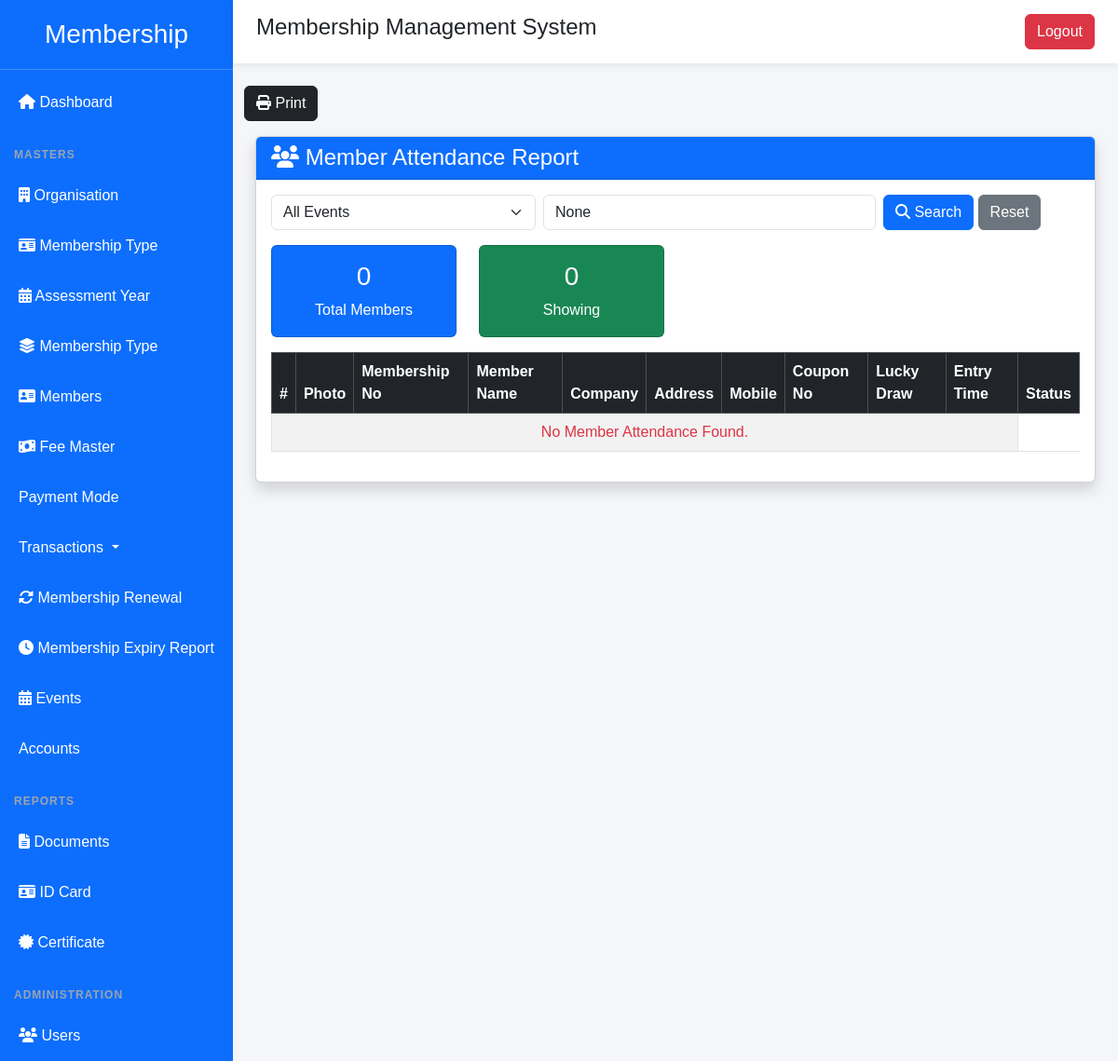
/events/reports/members/ (signed in), run on an earlier commit of the app's database.
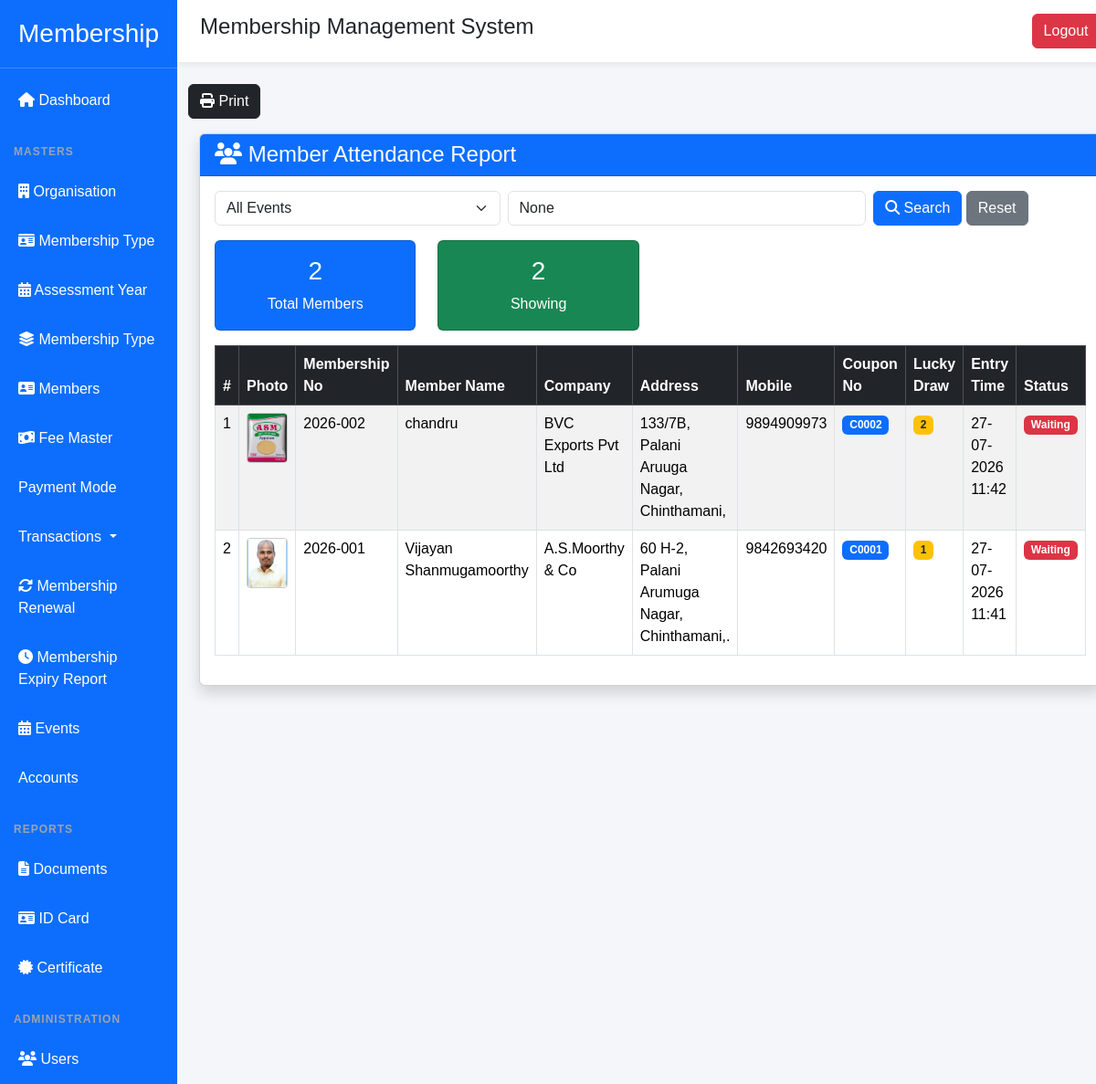
And on a later commit of the database.
### events/models.py (models this page shows, shortened)
class EventCoupon(models.Model):
    coupon_no = models.CharField(
        max_length=20,
        unique=True,
        blank=True
    )
    event = models.ForeignKey(
        Event,
        on_delete=models.CASCADE,
        related_name="coupons"
    )
    attendance = models.OneToOneField(
        EventAttendance,
        on_delete=models.CASCADE,
        related_name="coupon"
    )
    lucky_draw_no = models.PositiveIntegerField(
        default=0
    )
    qr_code = models.ImageField(
        upload_to="coupon_qr/",
        blank=True,
        null=True
    )
    printed = models.BooleanField(default=False)
    is_winner = models.BooleanField(default=False)
    prize_name = models.CharField(
        max_length=200,
        blank=True
    )
    printed = models.BooleanField(
        default=False
    )
    printed_at = models.DateTimeField(
        null=True,
        blank=True
    )
    issued_at = models.DateTimeField(auto_now_add=True)
    class Meta:
        ordering = ["coupon_no"]

class EventAttendance(models.Model):
    ENTRY_TYPES = (
        ("MEMBER", "Member"),
        ("VISITOR", "Visitor"),
    )
    CHECKIN_METHODS = (
        ("QR", "QR Scan"),
        ("MANUAL", "Manual Entry"),
        ("ADMIN", "Admin Entry"),
    )
    STATUS = (
        ("PRESENT", "Present"),
        ("CANCELLED", "Cancelled"),
    )
    status = models.CharField(
        max_length=20,
        choices=STATUS,
        default="PRESENT",
    )
    event = models.ForeignKey(
        Event,
        on_delete=models.CASCADE,
        related_name="attendances"
    )
    member = models.ForeignKey(
        Member,
        on_delete=models.CASCADE,
        null=True,
        blank=True
    )
    entry_type = models.CharField(
        max_length=10,
        choices=ENTRY_TYPES,
        default="MEMBER"
    )
    checkin_method = models.CharField(
        max_length=10,
        choices=CHECKIN_METHODS,
        default="QR"
    )
    check_in_time = models.DateTimeField(
        auto_now_add=True
    )
    coupon_issued = models.BooleanField(
        default=False
    )
    remarks = models.TextField(
        blank=True
    )
    class Meta:
        ordering = ["-check_in_time"]
        constraints = [
            models.UniqueConstraint(
                fields=["event", "member"],
                name="unique_member_attendance_per_event"
            )
        ]

### membership/models.py (models this page shows, shortened)
class Member(models.Model):
    STATUS_CHOICES = (
        ("ACTIVE", "Active"),
        ("INACTIVE", "Inactive"),
        ("SUSPENDED", "Suspended"),
    )
    member_no = models.PositiveIntegerField(unique=True)
    membership_no = models.CharField(max_length=50, unique=True)
    joining_date = models.DateField()
    membership_valid_upto = models.DateField()
    organisation = models.ForeignKey(
        Organisation,
        on_delete=models.CASCADE,
    )
    assessment_year = models.ForeignKey(
    AssessmentYear,
    on_delete=models.CASCADE,
    null=True,
    blank=True,
)
    membership_type = models.ForeignKey(
    MembershipType,
    on_delete=models.PROTECT
)
    status = models.CharField(
        max_length=20,
        choices=STATUS_CHOICES,
        default="ACTIVE"
    )
    owner_name = models.CharField(max_length=200)
    company_name = models.CharField(max_length=200)
    brand_name = models.CharField(max_length=200, blank=True)
    photo = models.ImageField(upload_to="members/photos/", blank=True)
    company_logo = models.ImageField(upload_to="members/logo/", blank=True)
    mobile = models.CharField(max_length=15)
    whatsapp = models.CharField(max_length=15, blank=True)
    email = models.EmailField(blank=True)
    website = models.URLField(blank=True)
    ledger = models.ForeignKey(
        "Ledger",
        on_delete=models.SET_NULL,
        null=True,
        blank=True,
        related_name="member",
    )
    address = models.TextField()
    district = models.CharField(max_length=100)
    state = models.CharField(max_length=100)
    pincode = models.CharField(max_length=10)
    latitude = models.DecimalField(
        max_digits=10,
        decimal_places=7,
        null=True,
        blank=True
    )
    longitude = models.DecimalField(
        max_digits=10,
        decimal_places=7,
        null=True,
        blank=True
    )
    qr_code = models.ImageField(
        upload_to="members/qrcode/",
        blank=True,
        null=True,
    )
    gst_no = models.CharField(max_length=30, blank=True)
    fssai_no = models.CharField(max_length=30, blank=True)
    udyam_no = models.CharField(max_length=30, blank=True)
    factory_license_no = models.CharField(max_length=30, blank=True)
    do_license_no = models.CharField(max_length=30, blank=True)
    trade_license_no = models.CharField(max_length=30, blank=True)
    fire_noc_no = models.CharField(max_length=30, blank=True)
    pollution_no = models.CharField(max_length=30, blank=True)
    remarks = models.TextField(blank=True)
    created_at = models.DateTimeField(auto_now_add=True)
    updated_at = models.DateTimeField(auto_now=True)

### events/views.py (the view)
@login_required(login_url="login")
def member_attendance_report(request):
    members = EventCoupon.objects.select_related(
        "attendance__member",
        "event"
    ).order_by("-issued_at")
    events = Event.objects.all().order_by("-event_date")
    event = request.GET.get("event")
    search = request.GET.get("search")
    if event:
        members = members.filter(event_id=event)
    if search:
        members = members.filter(
            Q(attendance__member__membership_no__icontains=search) |
            Q(attendance__member__owner_name__icontains=search) |
            Q(attendance__member__mobile__icontains=search)
        )
    context = {
        "members": members,
        "events": events,
        "selected_event": event,
        "search": search,
    }
    return render(
        request,
        "events/member_attendance_report.html",
        context,
    )

### events/templates/events/member_attendance_report.html (shortened to what the changed rows need)
{% extends "membership/base.html" %}
{% load static %}
{% block content %}
<div class="container-fluid mt-3">
    <div class="card shadow">
        <div class="card-body">
            <div class="row mb-3">
                <div class="col-md-3">
                    <div class="card bg-primary text-white">
                        <div class="card-body text-center">
                            <h3>{{ members.count }}</h3>
                            Total Members
                        </div>
                    </div>
                </div>
                <div class="col-md-3">
                    <div class="card bg-success text-white">
                        <div class="card-body text-center">
                            <h3>
                                {{ members|length }}
                            </h3>
                            Showing
                        </div>
                    </div>
                </div>
            </div>
            <div class="table-responsive">
                <table class="table table-bordered table-hover table-striped">
                    <thead class="table-dark">
                        <tr>
                            <th>#</th>
                            <th>Photo</th>
                            <th>Membership No</th>
                            <th>Member Name</th>
                            <th>Company</th>
                            <th>Address</th>
                            <th>Mobile</th>
                            <th>Coupon No</th>
                            <th>Lucky Draw</th>
                            <th>Entry Time</th>
                            <th>Status</th>
                        </tr>
                    </thead>
                    <tbody>
                    {% for c in members %}
                        <tr>
                            <td>{{ forloop.counter }}</td>
                            <td class="text-center">
                                {% if c.attendance.member.photo %}
                                    <img src="{{ c.attendance.member.photo.url }}"
                                        width="45"
                                        height="55"
                                        style="object-fit:cover;border-radius:4px;border:1px solid #ccc;">
                                {% else %}
                                    <img src="{% static 'images/no-photo.png' %}"
                                        width="45"
                                        height="55">
                                {% endif %}
                            </td>
                            <td>{{ c.attendance.member.membership_no }}</td>
                            <td>{{ c.attendance.member.owner_name }}</td>
                            <td>{{ c.attendance.member.company_name }}</td>
                            <td>{{ c.attendance.member.address }}</td>
                            <td>{{ c.attendance.member.mobile }}</td>
                            <td>
                                <span class="badge bg-primary">
                                    {{ c.coupon_no }}
                                </span>
                            </td>
                            <td>
                                <span class="badge bg-warning text-dark">
                                    {{ c.lucky_draw_no }}
                                </span>
                            </td>
                            <td>
                                {{ c.attendance.check_in_time|date:"d-m-Y H:i" }}
                            </td>
                            <td>
                                {% if c.printed %}
                                    <span class="badge bg-success">
                                        Printed
                                    </span>
                                {% else %}
                                    <span class="badge bg-danger">
                                        Waiting
                                    </span>
                                {% endif %}
                            </td>
                        </tr>
                    {% empty %}
                        <tr>
                            <td colspan="10" class="text-center text-danger">
                                No Member Attendance Found.
                            </td>
                        </tr>
                    {% endfor %}
                    </tbody>
                </table>
            </div>
        </div>
    </div>
</div>
{% endblock %}

What changed in the data, as far as the page shows it:
added EventCoupon: attendance.member.photo (picture), attendance.member.membership_no "2026-002", attendance.member.owner_name "chandru", attendance.member.company_name "BVC Exports Pvt Ltd", attendance.member.address "133/7B, Palani Aruuga Nagar, Chinthamani,", attendance.member.mobile "9894909973", coupon_no "C0002", lucky_draw_no "2", attendance.check_in_time "27-07-2026 11:42", printed "Waiting"
added EventCoupon: attendance.member.photo (picture), attendance.member.membership_no "2026-001", attendance.member.owner_name "Vijayan Shanmugamoorthy", attendance.member.company_name "A.S.Moorthy & Co", attendance.member.address "60 H-2, Palani Arumuga Nagar, Chinthamani,.", attendance.member.mobile "9842693420", coupon_no "C0001", lucky_draw_no "1", attendance.check_in_time "27-07-2026 11:41", printed "Waiting"
Also different on the page:
{{ members.count }}: "0" → "2"
{{ members|length }}: "0" → "2"
text no longer shown: "No Member Attendance Found."
